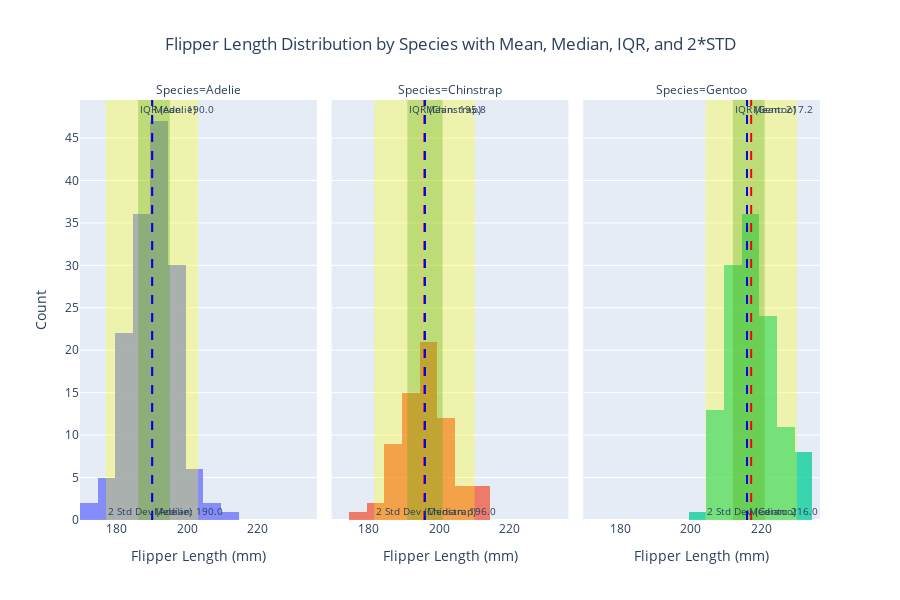

Here is the notebook cell this chart was saved with:
### Code cell
import pandas as pd
import plotly.express as px

# Load the penguins dataset
url = "https://raw.githubusercontent.com/mwaskom/seaborn-data/master/penguins.csv"
penguins = pd.read_csv(url)

# Create a histogram for flipper_length_mm for each species with subplots for each species
fig = px.histogram(penguins, 
                   x='flipper_length_mm', 
                   color='species', 
                   facet_col='species',  # Create subplots based on species
                   title='Flipper Length Distribution by Species with Mean, Median, IQR, and 2*STD',
                   labels={'flipper_length_mm': 'Flipper Length (mm)', 'species': 'Species'},
                   height=600)

# Calculate statistics for each species: mean, median, std, IQR (25th and 75th percentiles)
species_stats = penguins.groupby('species')['flipper_length_mm'].agg(
    mean='mean', 
    median='median',
    std='std', 
    q1=lambda x: x.quantile(0.25), 
    q3=lambda x: x.quantile(0.75)
).reset_index()

# Add vertical rectangles (vrect) for IQR and two standard deviations from the mean for each species
for _, row in species_stats.iterrows():
    species = row['species']
    mean_value = row['mean']
    median_value = row['median']
    std_value = row['std']
    q1 = row['q1']
    q3 = row['q3']
    
    # Interquartile Range (IQR) rectangle (25th to 75th percentile)
    fig.add_vrect(x0=q1, x1=q3, 
                  fillcolor="green", opacity=0.3, line_width=0,
                  annotation_text=f'IQR ({species})', 
                  annotation_position='top left',
                  annotation_font_size=10,
                  row=1, col={'Adelie': 1, 'Chinstrap': 2, 'Gentoo': 3}[species])  # Subplot-specific
    
    # Two Standard Deviations rectangle (mean - 2*std to mean + 2*std)
    fig.add_vrect(x0=mean_value - 2 * std_value, x1=mean_value + 2 * std_value, 
                  fillcolor="yellow", opacity=0.3, line_width=0,
                  annotation_text=f'2 Std Dev ({species})', 
                  annotation_position='bottom left',
                  annotation_font_size=10,
                  row=1, col={'Adelie': 1, 'Chinstrap': 2, 'Gentoo': 3}[species])  # Subplot-specific

    # Add mean line
    fig.add_vline(x=mean_value, line_dash='dash', line_color='red',
                  annotation_text=f'Mean: {mean_value:.1f}', 
                  annotation_position='top right', 
                  annotation_font_size=10, 
                  row=1, col={'Adelie': 1, 'Chinstrap': 2, 'Gentoo': 3}[species])
    
    # Add median line
    fig.add_vline(x=median_value, line_dash='dash', line_color='blue',
                  annotation_text=f'Median: {median_value:.1f}', 
                  annotation_position='bottom right', 
                  annotation_font_size=10, 
                  row=1, col={'Adelie': 1, 'Chinstrap': 2, 'Gentoo': 3}[species])

# Update layout to prevent overlapping
fig.update_traces(opacity=0.75)  # Set transparency for the bars
fig.update_layout(xaxis_title='Flipper Length (mm)',
                  yaxis_title='Count',
                  title_x=0.5,  # Center the title
                  showlegend=False)  # Disable the legend for clarity in subplots

# Show the figure
fig.show()

### Figure 1 — Plotly figure (JSON) as saved in the notebook; plotly's stock layout.template omitted (floating-point values rounded to 4 significant figures; data arrays with more than 128 entries replaced by an {"elided": "..."} marker saying what was removed)
{"data": [{"alignmentgroup": "True", "bingroup": "x", "hovertemplate": "Species=Adelie<br>Flipper Length (mm)=%{x}<br>count=%{y}<extra></extra>", "legendgroup": "Adelie", "marker": {"color": "#636efa", "pattern": {"shape": ""}}, "name": "Adelie", "offsetgroup": "Adelie", "opacity": 0.75, "orientation": "v", "showlegend": true, "type": "histogram", "x": {"elided": "152 int values"}, "xaxis": "x", "yaxis": "y"}, {"alignmentgroup": "True", "bingroup": "x", "hovertemplate": "Species=Chinstrap<br>Flipper Length (mm)=%{x}<br>count=%{y}<extra></extra>", "legendgroup": "Chinstrap", "marker": {"color": "#EF553B", "pattern": {"shape": ""}}, "name": "Chinstrap", "offsetgroup": "Chinstrap", "opacity": 0.75, "orientation": "v", "showlegend": true, "type": "histogram", "x": [192, 196, 193, 188, 197, 198, 178, 197, 195, 198, 193, 194, 185, 201, 190, 201, 197, 181, 190, 195, 181, 191, 187, 193, 195, 197, 200, 200, 191, 205, 187, 201, 187, 203, 195, 199, 195, 210, 192, 205, 210, 187, 196, 196, 196, 201, 190, 212, 187, 198, 199, 201, 193, 203, 187, 197, 191, 203, 202, 194, 206, 189, 195, 207, 202, 193, 210, 198], "xaxis": "x2", "yaxis": "y2"}, {"alignmentgroup": "True", "bingroup": "x", "hovertemplate": "Species=Gentoo<br>Flipper Length (mm)=%{x}<br>count=%{y}<extra></extra>", "legendgroup": "Gentoo", "marker": {"color": "#00cc96", "pattern": {"shape": ""}}, "name": "Gentoo", "offsetgroup": "Gentoo", "opacity": 0.75, "orientation": "v", "showlegend": true, "type": "histogram", "x": [211, 230, 210, 218, 215, 210, 211, 219, 209, 215, 214, 216, 214, 213, 210, 217, 210, 221, 209, 222, 218, 215, 213, 215, 215, 215, 216, 215, 210, 220, 222, 209, 207, 230, 220, 220, 213, 219, 208, 208, 208, 225, 210, 216, 222, 217, 210, 225, 213, 215, 210, 220, 210, 225, 217, 220, 208, 220, 208, 224, 208, 221, 214, 231, 219, 230, 214, 229, 220, 223, 216, 221, 221, 217, 216, 230, 209, 220, 215, 223, 212, 221, 212, 224, 212, 228, 218, 218, 212, 230, 218, 228, 212, 224, 214, 226, 216, 222, 203, 225, 219, 228, 215, 228, 216, 215, 210, 219, 208, 209, 216, 229, 213, 230, 217, 230, 217, 222, 214, null, 215, 222, 212, 213], "xaxis": "x3", "yaxis": "y3"}], "layout": {"annotations": [{"showarrow": false, "text": "Species=Adelie", "x": 0.16, "xanchor": "center", "xref": "paper", "y": 1, "yanchor": "bottom", "yref": "paper"}, {"showarrow": false, "text": "Species=Chinstrap", "x": 0.5, "xanchor": "center", "xref": "paper", "y": 1, "yanchor": "bottom", "yref": "paper"}, {"showarrow": false, "text": "Species=Gentoo", "x": 0.84, "xanchor": "center", "xref": "paper", "y": 1, "yanchor": "bottom", "yref": "paper"}, {"font": {"size": 10}, "showarrow": false, "text": "IQR (Adelie)", "x": 186, "xanchor": "left", "xref": "x", "y": 1, "yanchor": "top", "yref": "y domain"}, {"font": {"size": 10}, "showarrow": false, "text": "2 Std Dev (Adelie)", "x": 176.9, "xanchor": "left", "xref": "x", "y": 0, "yanchor": "bottom", "yref": "y domain"}, {"font": {"size": 10}, "showarrow": false, "text": "Mean: 190.0", "x": 190.0, "xanchor": "left", "xref": "x", "y": 1, "yanchor": "top", "yref": "y domain"}, {"font": {"size": 10}, "showarrow": false, "text": "Median: 190.0", "x": 190, "xanchor": "left", "xref": "x", "y": 0, "yanchor": "bottom", "yref": "y domain"}, {"font": {"size": 10}, "showarrow": false, "text": "IQR (Chinstrap)", "x": 191, "xanchor": "left", "xref": "x2", "y": 1, "yanchor": "top", "yref": "y2 domain"}, {"font": {"size": 10}, "showarrow": false, "text": "2 Std Dev (Chinstrap)", "x": 181.6, "xanchor": "left", "xref": "x2", "y": 0, "yanchor": "bottom", "yref": "y2 domain"}, {"font": {"size": 10}, "showarrow": false, "text": "Mean: 195.8", "x": 195.8, "xanchor": "left", "xref": "x2", "y": 1, "yanchor": "top", "yref": "y2 domain"}, {"font": {"size": 10}, "showarrow": false, "text": "Median: 196.0", "x": 196, "xanchor": "left", "xref": "x2", "y": 0, "yanchor": "bottom", "yref": "y2 domain"}, {"font": {"size": 10}, "showarrow": false, "text": "IQR (Gentoo)", "x": 212, "xanchor": "left", "xref": "x3", "y": 1, "yanchor": "top", "yref": "y3 domain"}, {"font": {"size": 10}, "showarrow": false, "text": "2 Std Dev (Gentoo)", "x": 204.2, "xanchor": "left", "xref": "x3", "y": 0, "yanchor": "bottom", "yref": "y3 domain"}, {"font": {"size": 10}, "showarrow": false, "text": "Mean: 217.2", "x": 217.2, "xanchor": "left", "xref": "x3", "y": 1, "yanchor": "top", "yref": "y3 domain"}, {"font": {"size": 10}, "showarrow": false, "text": "Median: 216.0", "x": 216, "xanchor": "left", "xref": "x3", "y": 0, "yanchor": "bottom", "yref": "y3 domain"}], "barmode": "relative", "height": 600, "legend": {"title": {"text": "Species"}, "tracegroupgap": 0}, "shapes": [{"fillcolor": "green", "line": {"width": 0}, "opacity": 0.3, "type": "rect", "x0": 186, "x1": 195, "xref": "x", "y0": 0, "y1": 1, "yref": "y domain"}, {"fillcolor": "yellow", "line": {"width": 0}, "opacity": 0.3, "type": "rect", "x0": 176.9, "x1": 203.0, "xref": "x", "y0": 0, "y1": 1, "yref": "y domain"}, {"line": {"color": "red", "dash": "dash"}, "type": "line", "x0": 190.0, "x1": 190.0, "xref": "x", "y0": 0, "y1": 1, "yref": "y domain"}, {"line": {"color": "blue", "dash": "dash"}, "type": "line", "x0": 190, "x1": 190, "xref": "x", "y0": 0, "y1": 1, "yref": "y domain"}, {"fillcolor": "green", "line": {"width": 0}, "opacity": 0.3, "type": "rect", "x0": 191, "x1": 201, "xref": "x2", "y0": 0, "y1": 1, "yref": "y2 domain"}, {"fillcolor": "yellow", "line": {"width": 0}, "opacity": 0.3, "type": "rect", "x0": 181.6, "x1": 210.1, "xref": "x2", "y0": 0, "y1": 1, "yref": "y2 domain"}, {"line": {"color": "red", "dash": "dash"}, "type": "line", "x0": 195.8, "x1": 195.8, "xref": "x2", "y0": 0, "y1": 1, "yref": "y2 domain"}, {"line": {"color": "blue", "dash": "dash"}, "type": "line", "x0": 196, "x1": 196, "xref": "x2", "y0": 0, "y1": 1, "yref": "y2 domain"}, {"fillcolor": "green", "line": {"width": 0}, "opacity": 0.3, "type": "rect", "x0": 212, "x1": 221, "xref": "x3", "y0": 0, "y1": 1, "yref": "y3 domain"}, {"fillcolor": "yellow", "line": {"width": 0}, "opacity": 0.3, "type": "rect", "x0": 204.2, "x1": 230.2, "xref": "x3", "y0": 0, "y1": 1, "yref": "y3 domain"}, {"line": {"color": "red", "dash": "dash"}, "type": "line", "x0": 217.2, "x1": 217.2, "xref": "x3", "y0": 0, "y1": 1, "yref": "y3 domain"}, {"line": {"color": "blue", "dash": "dash"}, "type": "line", "x0": 216, "x1": 216, "xref": "x3", "y0": 0, "y1": 1, "yref": "y3 domain"}], "showlegend": false, "title": {"text": "Flipper Length Distribution by Species with Mean, Median, IQR, and 2*STD", "x": 0.5}, "xaxis": {"anchor": "y", "domain": [0, 0.32], "title": {"text": "Flipper Length (mm)"}}, "xaxis2": {"anchor": "y2", "domain": [0.34, 0.66], "matches": "x", "title": {"text": "Flipper Length (mm)"}}, "xaxis3": {"anchor": "y3", "domain": [0.68, 1.0], "matches": "x", "title": {"text": "Flipper Length (mm)"}}, "yaxis": {"anchor": "x", "domain": [0, 1], "title": {"text": "Count"}}, "yaxis2": {"anchor": "x2", "domain": [0, 1], "matches": "y", "showticklabels": false}, "yaxis3": {"anchor": "x3", "domain": [0, 1], "matches": "y", "showticklabels": false}}}
